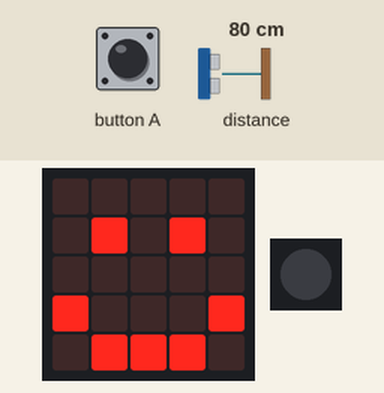
The program below on a simulated BBC micro:bit (MakeCode). Parts: the board's 5×5 LED display, 1 RGB LEDs in strip order, left to right. The test bench sets the inputs (shaded band); at power-on: distance to the obstacle 80 cm. Dim RGB values are drawn brighter than linear.

Above: at 1.8 s.
1.9 s: button A pressed for 0.15 s
At 3.4 s:
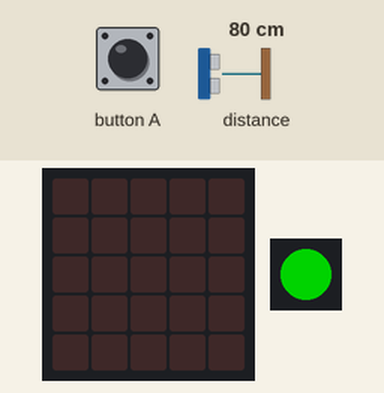
Timing chart, 0 to 6.6 s (numbered marks = the images above; inputs shaded):
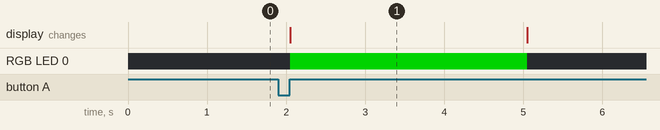

Measured:
- after the input at 1.9 s, RGB LED 0: off → RGB(0, 127, 0) after 0.16 s, → off 3.0 s later; the display: changes after 0.16 s (image 1)

The program:

main.ts
```typescript
// (licence header left out)
//variables
let sonarDistance: number = 0
let neopixelStrip: neopixel.Strip = null

//setup
basic.clearScreen()
basic.showIcon(IconNames.Happy)

//a button
input.onButtonPressed(Button.A, function () {
    basic.clearScreen()
    sonarDistance = sonar.ping(
        DigitalPin.P1,
        DigitalPin.P2,
        PingUnit.Centimeters
    )
    if (sonarDistance < 10) {
        neopixelStrip = neopixel.create(DigitalPin.P16, 1, NeoPixelMode.RGB)
        neopixelStrip.setPixelColor(0, neopixel.colors(NeoPixelColors.Red))
        neopixelStrip.show()
        basic.pause(3000)
        neopixelStrip.setPixelColor(0, neopixel.colors(NeoPixelColors.Black))
        neopixelStrip.show()
        basic.clearScreen()
        basic.showIcon(IconNames.Happy)
    } else {
        // Turn neopixel green
        neopixelStrip = neopixel.create(DigitalPin.P16, 1, NeoPixelMode.RGB)
        neopixelStrip.setPixelColor(0, neopixel.colors(NeoPixelColors.Green))
        neopixelStrip.show()
        basic.pause(3000)
        neopixelStrip.setPixelColor(0, neopixel.colors(NeoPixelColors.Black))
        neopixelStrip.show()
        basic.clearScreen()
        basic.showIcon(IconNames.Happy)
    }

})
```
